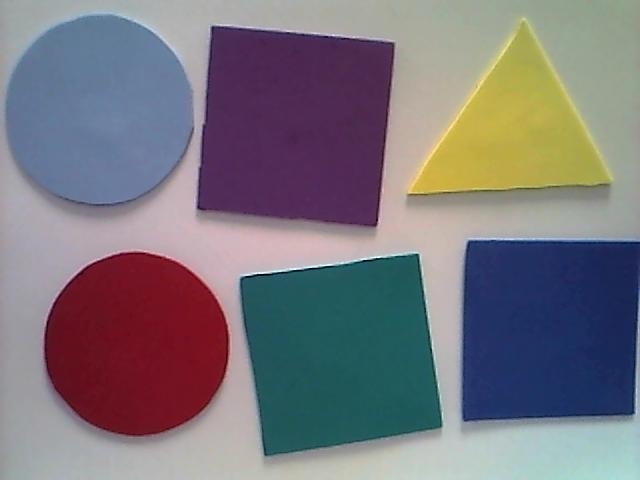
#> input picture eri.jpeg, 640 x 480 px
$ jupyter execute --allow-errors WalkerSeg.ipynb
#> lines starting #> are read from the running program, lines starting #| are printed output that depends on the picture; after the words box and inside, x2 and y2 are one past the last pixel; in counts of white or black regions, pixels touching at a corner belong together
[cell 1]
import numpy as np
from matplotlib import pyplot as plt
from skimage.util import random_noise

from PIL import Image

[cell 2]
to_gray = lambda img:np.sum(img.copy() * [.299,.587,.114], axis=-1)

[cell 3]
img = Image.open('eri.jpeg')
#> img is the input picture: PIL image 640x480 RGB; mean R, G, B 121.3, 117.4, 124.4
img_g = to_gray(np.array(img)).astype(int)
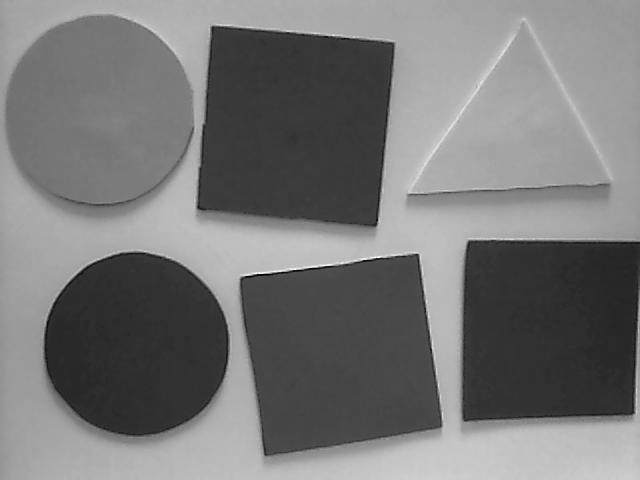
#> img_g: shape (480, 640) int64; min 4, max 251, mean 118.9

[cell 4]
plt.imshow(img_g,cmap="gray")

[cell 5]
def walker(img, initial_seed, center, tolerance, iterations):

#> called with initial_seed = array of shape (1, 2), center = 170, tolerance = 10, iterations = 200
    seeds = initial_seed
#> seeds = [[100, 500]]
    for j in range(iterations):
        img_copy = img.copy()
        for i in seeds:
            #print(img.shape)
            #print(img.shape)
            #a[400-5:410,400-5:410]
            mask = img[i[0]-1:i[0]+2,i[1]-1:i[1]+2].copy()
            #print(mask)
            img[i[0]-1:i[0]+2,i[1]-1:i[1]+2][np.abs(mask-center) <= tolerance] = - 256
        #print(img)
        seeds = np.argwhere(img != img_copy)
#> this loop made 200 passes
#> pass 2, in walker, `img_copy = img.copy()`:
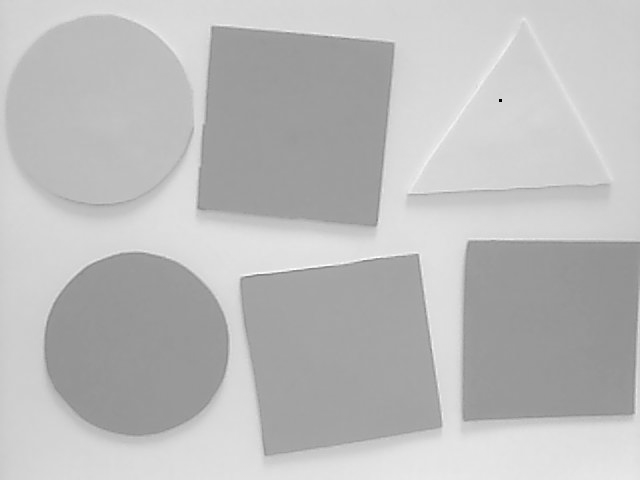
#> img_copy: shape (480, 640) int64; min -256, max 251, mean 118.9; drawn with min black and max white
#> after the loop:
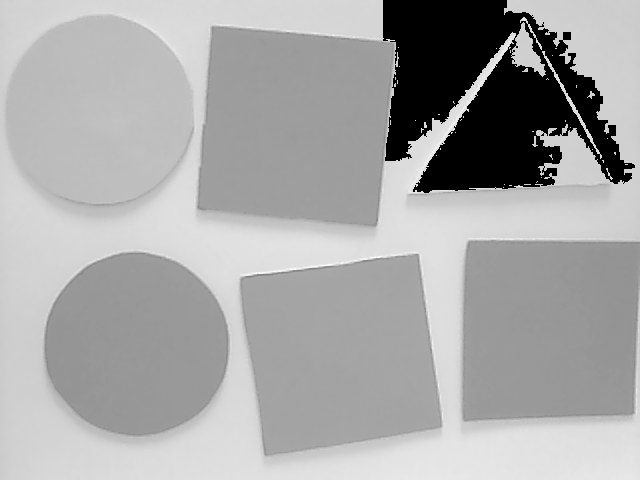
#> img: shape (480, 640) int64; min -256, max 251, mean 77.2; drawn with min black and max white
        #print(seeds)
    img[img == -256] = 0
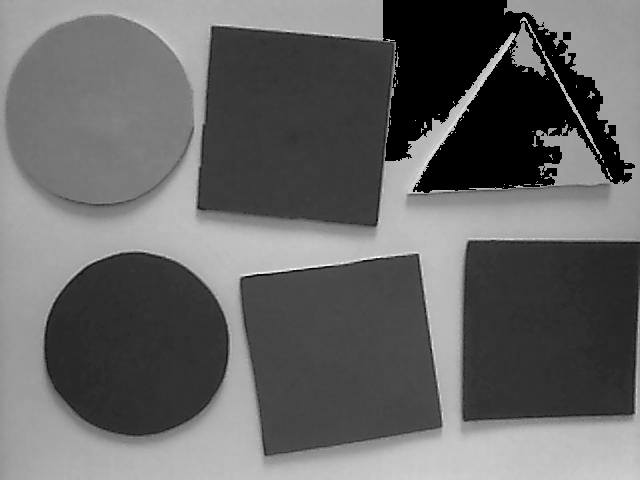
#> img: shape (480, 640) int64; 9.83% of pixels changed, all inside (x1, y1, x2, y2) = (383, 0, 635, 193)
    return img

[cell 6]
img = Image.open('eri.jpeg')
img_g = to_gray(np.array(img)).astype(int)

a = walker(img_g,np.array([[100,500]]),170,10,200)
plt.imshow(walker(img_g,np.array([[100,500]]),170,10,200),cmap="gray")

$ run again, with ex.jpeg copied over eri.jpeg
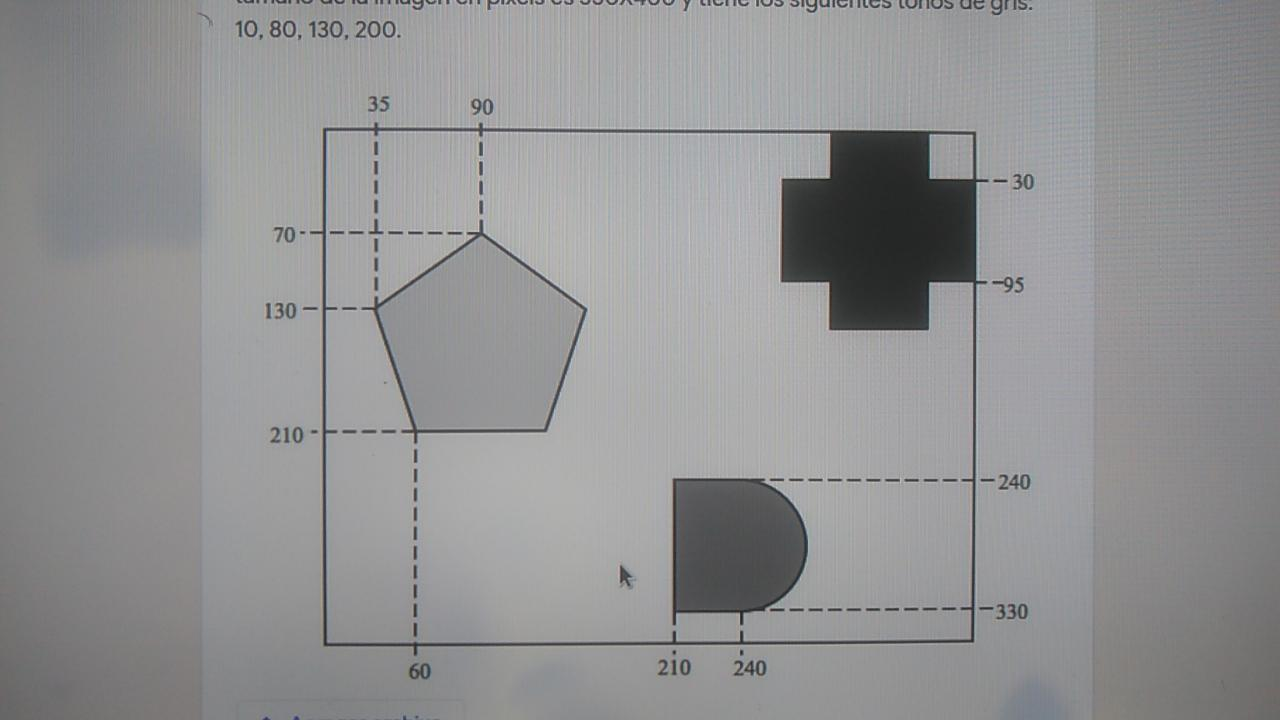
#> input picture ex.jpeg, 1280 x 720 px
#> img is the input picture: PIL image 1280x720 RGB; mean R, G, B 146, 146.3, 147.3
#> seeds = [[100, 500]]
#> after the loop in walker, `for j in range(iterations):`:
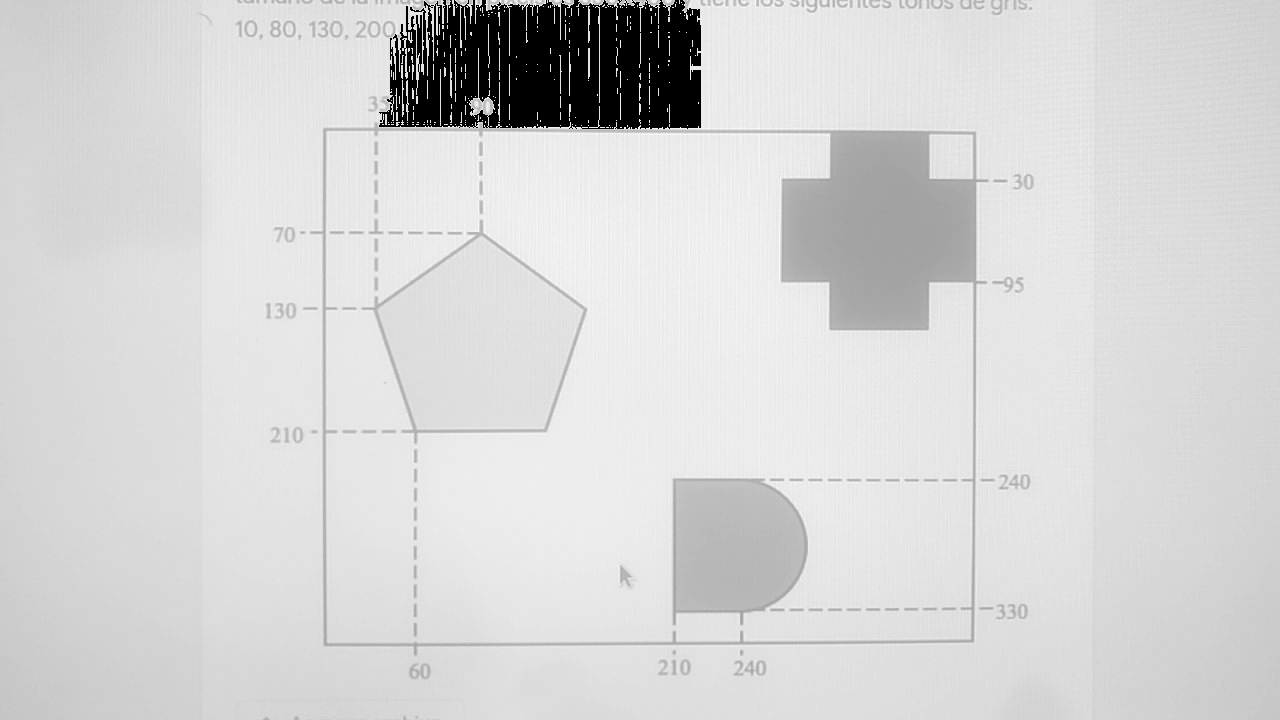
#> img: shape (720, 1280) int64; min -256, max 206, mean 130.5; drawn with min black and max white
#> in walker, `img[img == -256] = 0`:
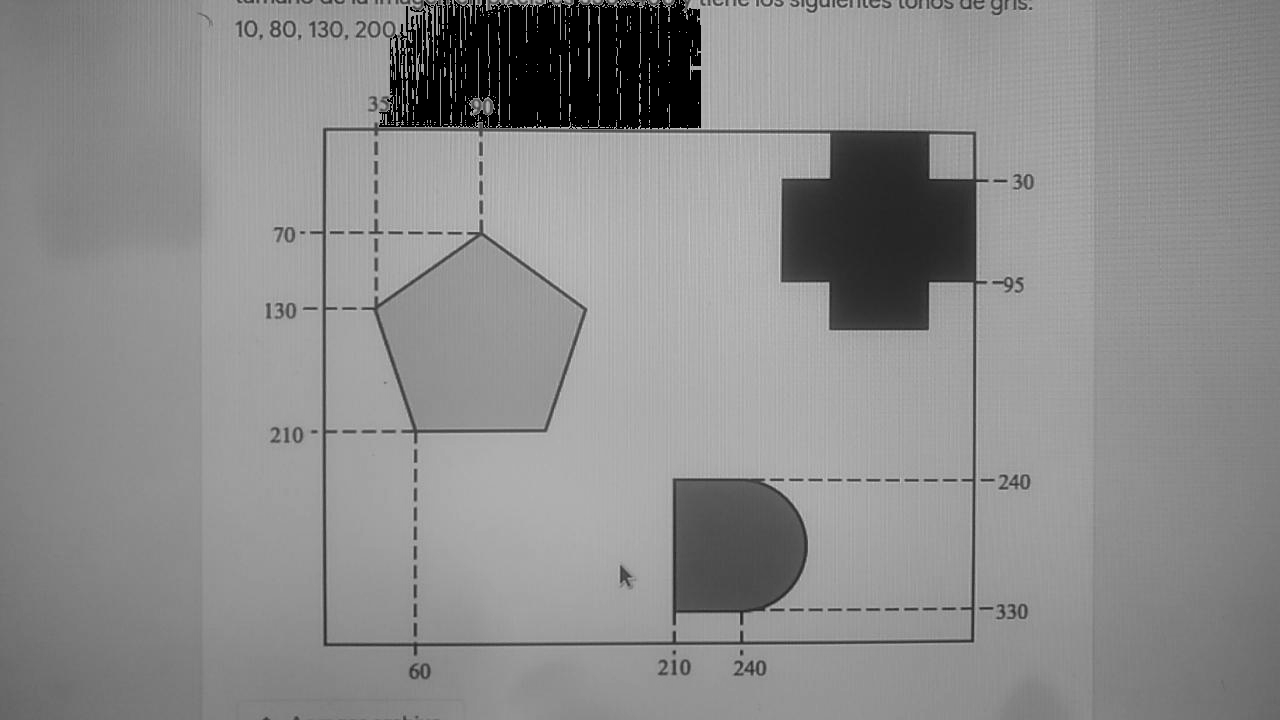
#> img: shape (720, 1280) int64; 3.65% of pixels changed, all inside (x1, y1, x2, y2) = (379, 0, 701, 129)
